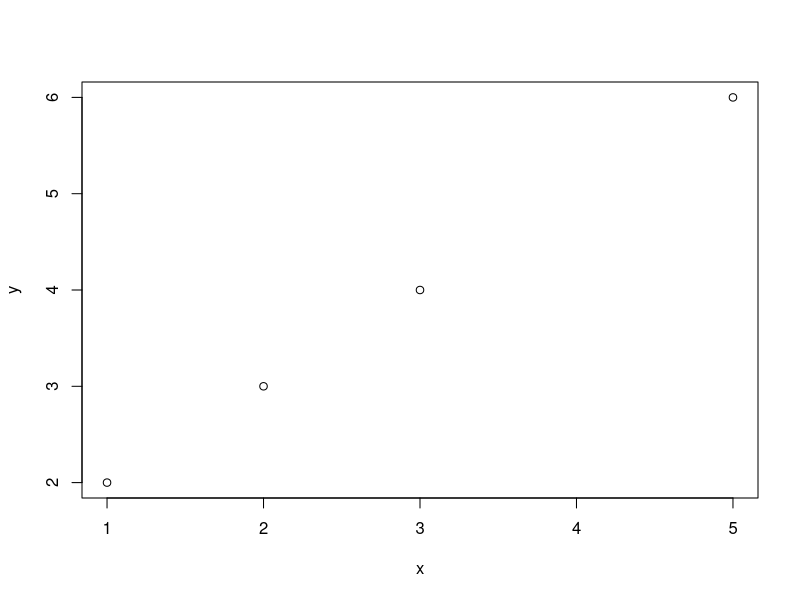
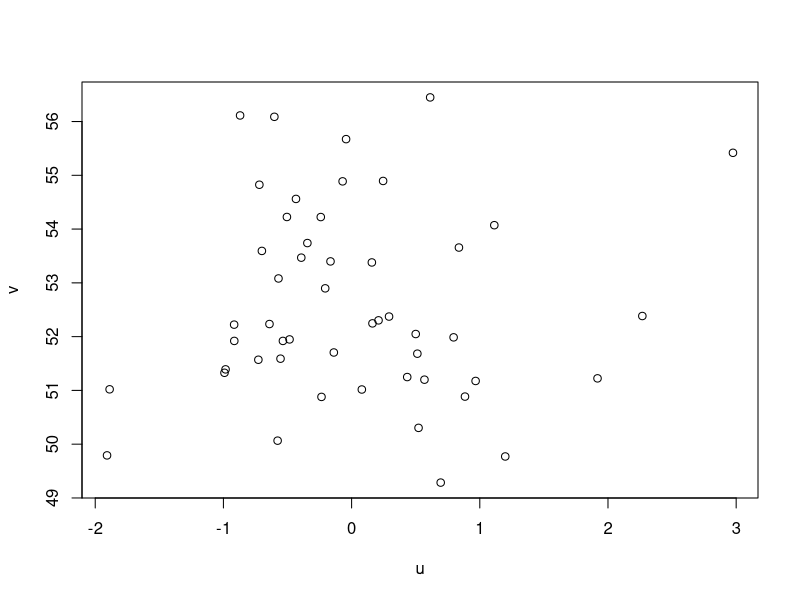
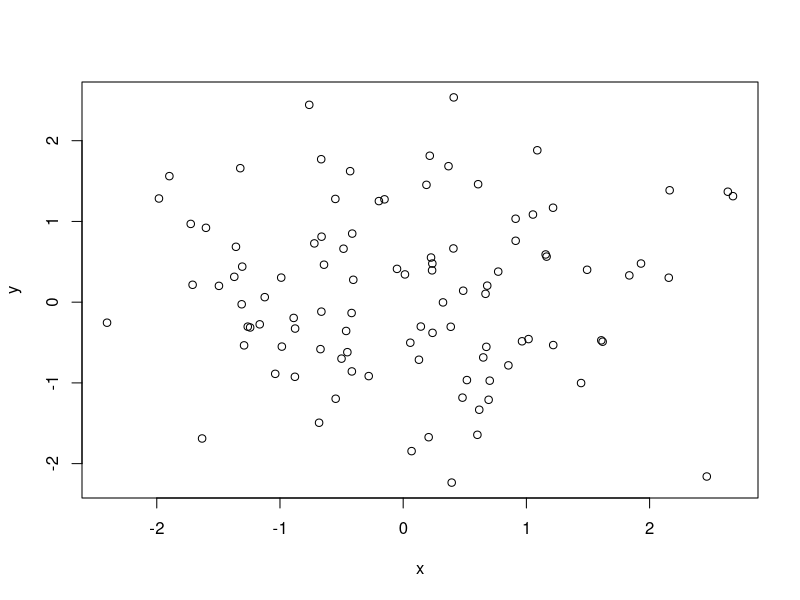
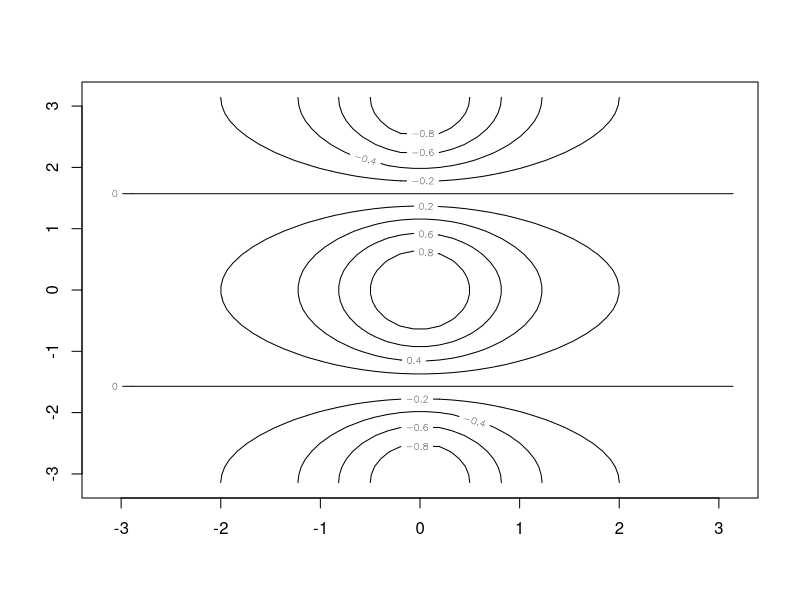
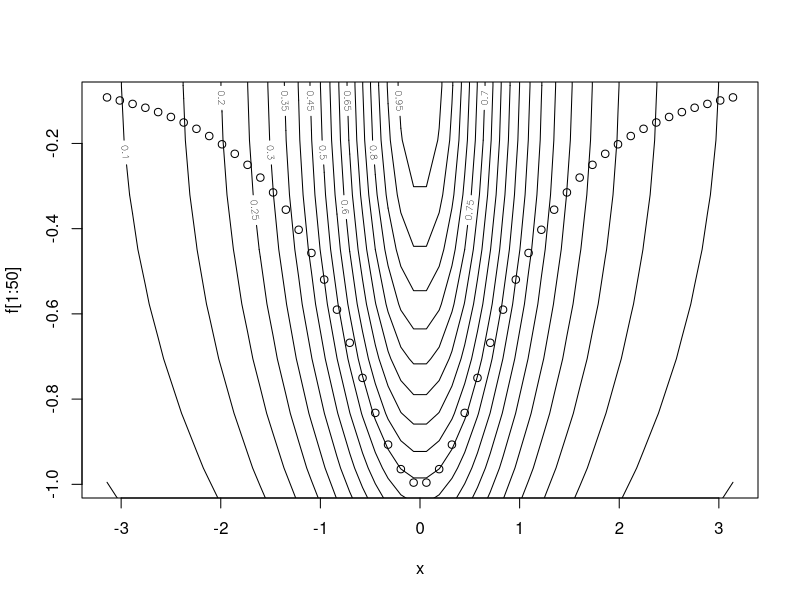

These figures' R source, in order:
x=c(1,2,3,5)
x
y=c(2,3,4,6)
plot(x,y)

length(x)
length(y)
ls()

a=matrix(data=c(1,2,3,4), nrow=2, ncol=2)
a

b=matrix(data=c(1,2,3,4),2,2,byrow=TRUE)
b

sqrt(b)

u=rnorm(50)
v=x+rnorm(50, mean=50, sd=1)
plot(u,v)

set.seed(3)
y=rnorm(100)
mean(y)
var(y)

x=rnorm(100)
y=rnorm(100)
plot(x,y)


x= seq(1,10)
x
x=seq(-pi, pi, length=50)

y=x
f=outer(x,y, function(x,y)cos(y)/(1+x^2))
contour(x,y,f)
plot(x,f[1:50]) # lenght of f is 50

contour(x,y,f,nlevels=45, add=T)

mean(x)
var(x)
sqrt(var(x))
